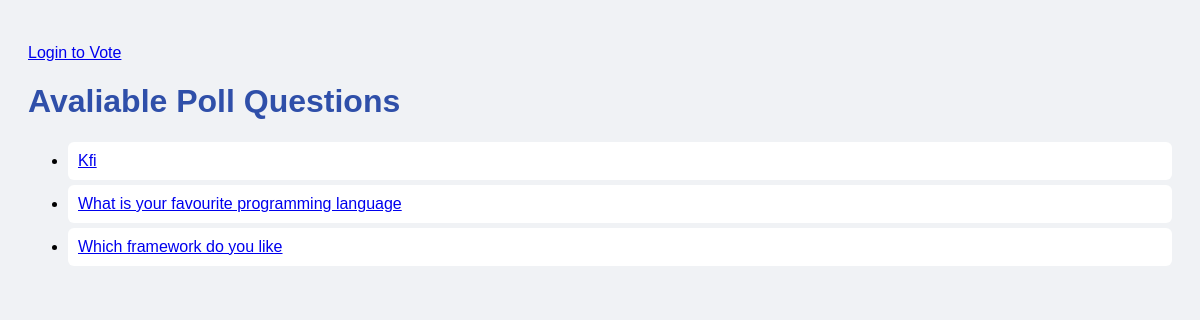
Screenshot of /polls/ with the database file from the repository.
### polls/models.py (models this page shows, shortened)
class Question(models.Model):
    question_text = models.CharField(max_length=200)
    pub_date = models.DateTimeField('date published')

### polls/views.py (the view)
# urls.py: path('', views.index, name='index'),
def index(request):
    latest_questions = Question.objects.all()
    return render(request, 'polls/index.html', {'questions': latest_questions})

### polls/templates/polls/index.html (shortened to what this page needs)
{% load static %}
<!DOCTYPE html>
<html>
    <head>
        <link rel="stylesheet" href="{% static 'polls/style.css' %}">
    </head>
    <body>
        {% if user.is_authenticated %}
    <p>Welcome, {{ user.username }} | <a href="/accounts/logout/">Logout</a></p>
    {% else %}
        <p><a href="/accounts/login/">Login to Vote</a></p>
    {% endif %}
        <h1>Avaliable Poll Questions</h1>
        {% if questions %}
         <ul>
            {% for question in questions %}
            <li>
               <a href="{% url 'detail' question.id %}">{{ question.question_text }}</a>
            </li>
            {% endfor %}
        </ul>
        {% else %}
        <p>No questions available.</p>
        {% endif %}
    </body>
</html>

### polls/static/polls/style.css (style rules this page uses)
body { background-color: #f0f2f5; font-family: Ariel, sans-serif; padding: 20px; }
h1 { color: #2F4FA9; }
li { background: white; padding: 10px; margin: 5px 0; border-radius: 6px; }

### rows the page displays
Question: question_text "Kfi"
Question: question_text "What is your favourite programming language"
Question: question_text "Which framework do you like"
